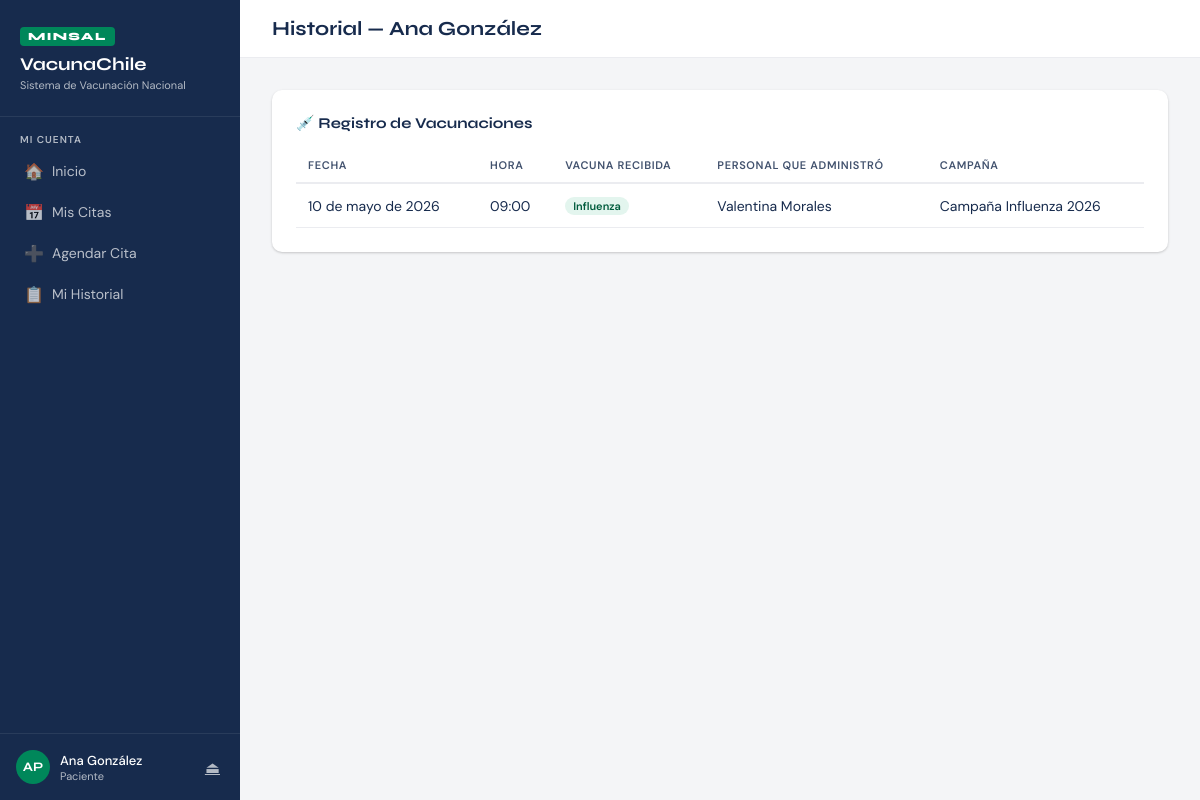
Screenshot of /historial/ (signed in) with the database file from the repository.
### vacunacion/models.py (models this page shows, shortened)
class Usuario(AbstractUser):
    ROLES = [
        ('paciente', 'Paciente'),
        ('personal_salud', 'Personal de Salud'),
        ('personal_minsal', 'Personal MINSAL'),
    ]
    rol = models.CharField(max_length=20, choices=ROLES, default='paciente')
    rut = models.CharField(max_length=12, unique=True, null=True, blank=True)

class Paciente(models.Model):
    usuario = models.OneToOneField(Usuario, on_delete=models.CASCADE, related_name='paciente')
    rut = models.CharField(max_length=12, unique=True)
    nombre = models.CharField(max_length=100)
    fechaNacimiento = models.DateField()
    campanas = models.ManyToManyField(Campana, blank=True, related_name='pacientes')
    grupos_riesgo = models.ManyToManyField(GrupoRiesgo, blank=True, related_name='pacientes')
    def obtenerHistorial(self):
        return Vacunacion.objects.filter(paciente=self)

class Vacunacion(models.Model):
    idVacunacion = models.AutoField(primary_key=True)
    paciente = models.ForeignKey(Paciente, on_delete=models.CASCADE, related_name='vacunaciones')
    personal_salud = models.ForeignKey(PersonalSalud, on_delete=models.SET_NULL, null=True, related_name='vacunaciones')
    vacuna = models.ForeignKey(Vacuna, on_delete=models.CASCADE, related_name='vacunaciones')
    cita = models.OneToOneField(Cita, on_delete=models.SET_NULL, null=True, blank=True, related_name='vacunacion')
    campana = models.ForeignKey(Campana, on_delete=models.SET_NULL, null=True, blank=True, related_name='vacunaciones')
    fecha = models.DateField()
    hora = models.TimeField()
    def obtenerVacunaRecibida(self):
        return self.vacuna.nombre
    class Meta:
        verbose_name = "Vacunacion"
        verbose_name_plural = "Vacunaciones"

class Vacuna(models.Model):
    idTipo = models.AutoField(primary_key=True)
    nombre = models.CharField(max_length=100)

class PersonalSalud(models.Model):
    usuario = models.OneToOneField(Usuario, on_delete=models.CASCADE, related_name='personal_salud')
    rut = models.CharField(max_length=12, unique=True)
    nombre = models.CharField(max_length=100)
    rol = models.CharField(max_length=80)
    class Meta:
        verbose_name = "Personal de Salud"
        verbose_name_plural = "Personal de Salud"

class Campana(models.Model):
    idCampana = models.AutoField(primary_key=True)
    nombre = models.CharField(max_length=150)
    fechaInicio = models.DateField()
    fechaTermino = models.DateField()
    grupos_riesgo = models.ManyToManyField(GrupoRiesgo, blank=True, related_name='campanas')
    gestionada_por = models.ForeignKey(
        PersonalMinsal, on_delete=models.SET_NULL, null=True, related_name='campanas'
    )
    class Meta:
        verbose_name = "Campaña"
        verbose_name_plural = "Campañas"

### vacunacion/views.py (the view)
# urls.py: path('historial/', views.mi_historial, name='mi_historial'),
@login_required
@rol_requerido('paciente')
def mi_historial(request):
    paciente = get_object_or_404(Paciente, usuario=request.user)
    vacunaciones = paciente.obtenerHistorial().select_related('vacuna', 'personal_salud').order_by('-fecha')
    return render(request, 'vacunacion/historial.html', {'vacunaciones': vacunaciones, 'paciente': paciente})

### vacunacion/views.py (called while the page is built)
def rol_requerido(*roles):
    def decorator(view_func):
        @wraps(view_func)
        def _wrapped(request, *args, **kwargs):
            if not request.user.is_authenticated:
                return redirect('login')
            if request.user.rol not in roles and not request.user.is_superuser:
                messages.error(request, "No tienes permiso para acceder a esta seccion.")
                return redirect('dashboard')
            return view_func(request, *args, **kwargs)
        return _wrapped
    return decorator

### vacunacion/templates/vacunacion/historial.html (shortened to what this page needs)
{% extends 'vacunacion/base.html' %}
{% block page_title %}Historial — {{ paciente.nombre }}{% endblock %}
{% block content %}
<div class="card">
    <div class="card-title">💉 Registro de Vacunaciones</div>
    {% if vacunaciones %}
    <table>
        <thead>
            <tr><th>Fecha</th><th>Hora</th><th>Vacuna Recibida</th><th>Personal que Administró</th><th>Campaña</th></tr>
        </thead>
        <tbody>
        {% for v in vacunaciones %}
        <tr>
            <td>{{ v.fecha }}</td>
            <td>{{ v.hora }}</td>
            <td><span class="badge badge-green">{{ v.obtenerVacunaRecibida }}</span></td>
            <td>{{ v.personal_salud.nombre|default:"—" }}</td>
            <td>{{ v.campana.nombre|default:"—" }}</td>
        </tr>
        {% endfor %}
        </tbody>
    </table>
    {% else %}
    <div class="empty-state">
        <div class="icon">💉</div>
        <p>Sin vacunaciones registradas.</p>
    </div>
    {% endif %}
</div>
{% endblock %}

### vacunacion/templates/vacunacion/base.html (shortened to what this page needs)
<!DOCTYPE html>
<html lang="es">
<head>
</head>
<body>
{% if user.is_authenticated %}
<aside class="sidebar">
    <div class="sidebar-logo">
        <span class="logo-badge">MINSAL</span>
        <h1>VacunaChile</h1>
        <p>Sistema de Vacunación Nacional</p>
    </div>
    <nav class="sidebar-nav">
        {% if user.rol == 'paciente' %}
        <div class="nav-section">
            <div class="nav-label">Mi Cuenta</div>
            <a href="{% url 'dashboard' %}" class="nav-link">
                <span class="icon">🏠</span> Inicio
            </a>
            <a href="{% url 'mis_citas' %}" class="nav-link">
                <span class="icon">📅</span> Mis Citas
            </a>
            <a href="{% url 'agendar_cita' %}" class="nav-link">
                <span class="icon">➕</span> Agendar Cita
            </a>
            <a href="{% url 'mi_historial' %}" class="nav-link">
                <span class="icon">📋</span> Mi Historial
            </a>
        </div>
        {% endif %}
    </nav>
    <div class="sidebar-footer">
        <div class="user-card">
            <div class="user-avatar">{{ user.get_full_name|first|upper }}{{ user.username|first|upper }}</div>
            <div class="user-info">
                <div class="user-name">{{ user.get_full_name|default:user.username }}</div>
                <div class="user-role">{{ user.get_rol_display }}</div>
            </div>
            <a href="{% url 'logout' %}" class="btn-logout" title="Cerrar sesión">⏏</a>
        </div>
    </div>
</aside>
{% endif %}
<main class="main">
    {% if user.is_authenticated %}
    <div class="topbar">
        <h2 class="page-title">{% block page_title %}Dashboard{% endblock %}</h2>
    </div>
    {% endif %}
    <div class="content">
        {% block content %}{% endblock %}
    </div>
</main>
</body>
</html>

### vacunacion/templates/vacunacion/base.html (style rules this page uses)
:root { --verde: #00875A; --verde-oscuro: #005C3D; --verde-claro: #E3F5EE; --azul: #0052CC; --rojo: #DE350B; --gris-100: #F4F5F7; --gris-200: #EBECF0; --gris-400: #B3BAC5; --gris-700: #42526E; --gris-900: #172B4D; --blanco: #FFFFFF; --sombra: 0 1px 3px rgba(0,0,0,0.12), 0 1px 2px rgba(0,0,0,0.08); --sombra-md: 0 4px 12px rgba(0,0,0,0.10), 0 2px 4px rgba(0,0,0,0.06); }
*, *::before, *::after { box-sizing: border-box; margin: 0; padding: 0; }
body { font-family: 'DM Sans', sans-serif; background: var(--gris-100); color: var(--gris-900); min-height: 100vh; display: flex; }
.sidebar { width: 240px; background: var(--gris-900); min-height: 100vh; position: fixed; top: 0; left: 0; display: flex; flex-direction: column; z-index: 100; }
.sidebar-logo { padding: 24px 20px; border-bottom: 1px solid rgba(255,255,255,0.08); }
.logo-badge { display: inline-block; background: var(--verde); color: white; font-family: 'Syne', sans-serif; font-weight: 800; font-size: 11px; letter-spacing: 0.12em; padding: 3px 8px; border-radius: 4px; margin-bottom: 8px; }
.sidebar-logo h1 { font-family: 'Syne', sans-serif; font-size: 18px; font-weight: 700; color: white; line-height: 1.2; }
.sidebar-logo p { font-size: 11px; color: var(--gris-400); margin-top: 2px; }
.sidebar-nav { padding: 16px 12px; flex: 1; }
.nav-section { margin-bottom: 24px; }
.nav-label { font-size: 10px; font-weight: 600; letter-spacing: 0.1em; color: var(--gris-400); text-transform: uppercase; padding: 0 8px; margin-bottom: 6px; }
.nav-link { display: flex; align-items: center; gap: 10px; padding: 9px 12px; border-radius: 6px; color: rgba(255,255,255,0.7); text-decoration: none; font-size: 14px; font-weight: 400; transition: all 0.15s; margin-bottom: 2px; }
.nav-link .icon { width: 18px; text-align: center; font-size: 16px; }
.sidebar-footer { padding: 16px; border-top: 1px solid rgba(255,255,255,0.08); }
.user-card { display: flex; align-items: center; gap: 10px; }
.user-avatar { width: 34px; height: 34px; border-radius: 50%; background: var(--verde); display: flex; align-items: center; justify-content: center; font-family: 'Syne', sans-serif; font-weight: 700; font-size: 13px; color: white; flex-shrink: 0; }
.user-info { flex: 1; min-width: 0; }
.user-name { font-size: 13px; font-weight: 500; color: white; white-space: nowrap; overflow: hidden; text-overflow: ellipsis; }
.user-role { font-size: 11px; color: var(--gris-400); }
.btn-logout { background: none; border: none; color: var(--gris-400); cursor: pointer; font-size: 16px; padding: 4px; border-radius: 4px; transition: color 0.15s; }
.main { margin-left: 240px; flex: 1; min-height: 100vh; display: flex; flex-direction: column; }
.topbar { background: white; padding: 16px 32px; border-bottom: 1px solid var(--gris-200); display: flex; align-items: center; justify-content: space-between; }
.page-title { font-family: 'Syne', sans-serif; font-size: 20px; font-weight: 700; color: var(--gris-900); }
.content { padding: 32px; flex: 1; }
.card { background: white; border-radius: 10px; box-shadow: var(--sombra); padding: 24px; margin-bottom: 20px; }
.card-title { font-family: 'Syne', sans-serif; font-size: 15px; font-weight: 700; color: var(--gris-900); margin-bottom: 16px; display: flex; align-items: center; gap: 8px; }
table { width: 100%; border-collapse: collapse; }
thead th { text-align: left; font-size: 11px; font-weight: 600; letter-spacing: 0.06em; text-transform: uppercase; color: var(--gris-700); padding: 10px 12px; border-bottom: 2px solid var(--gris-200); }
tbody tr { border-bottom: 1px solid var(--gris-200); transition: background 0.1s; }
tbody td { padding: 12px 12px; font-size: 14px; color: var(--gris-900); }
.badge { display: inline-flex; align-items: center; padding: 2px 8px; border-radius: 20px; font-size: 11px; font-weight: 600; }
.badge-green { background: var(--verde-claro); color: var(--verde-oscuro); }

### rows the page displays
Usuario: get_full_name|first "A", username|first "P", get_full_name "Ana González", rol "Paciente"
Paciente: nombre "Ana González"
Vacunacion: fecha "10 de mayo de 2026", hora "09:00", obtenerVacunaRecibida "Influenza", personal_salud.nombre "Valentina Morales", campana.nombre "Campaña Influenza 2026"
